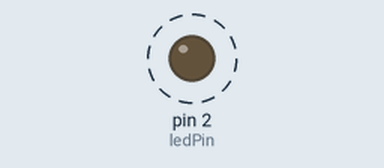
A sketch run on a simulated Arduino Uno, built with avr-gcc and run on an emulated ATmega328P. Shown: output pins drawn as LEDs (lit = HIGH). Dashed ring = blinking. What the sketch prints to the serial monitor is not drawn.

Above: at 0.2 s.
Timing chart, 0 to 3.0 s (numbered marks = the images above):
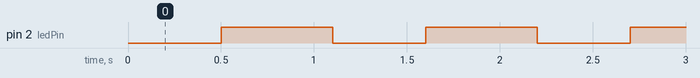

Measured:
- by itself, pin 2 (ledPin): alternates HIGH for 0.60 s and LOW for 0.50 s

The sketch:

WS3_SerialMonitor.ino
```cpp
int ledPin = 2;
int timeOn = 500;
int timeOff = 600;

void setup() {
  // put your setup code here, to run once:
  pinMode(ledPin, OUTPUT);
  Serial.begin(9600);
  Serial.print("LED On/Offf");
  Serial.println(timeOn + timeOff);

}

void loop() {
  // put your main code here, to run repeatedly:
  digitalWrite(ledPin, LOW);
  Serial.println("LED On");
  delay(timeOn);

  digitalWrite(ledPin, HIGH);
  Serial.println("LED Off");
  delay(timeOff);

}
```
